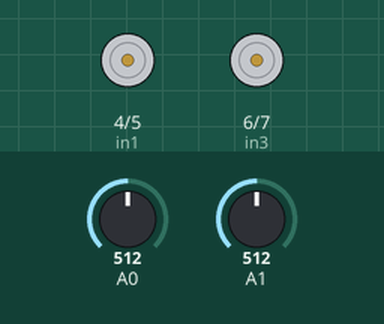
Bench run of a sketch on a simulated Arduino Uno, built with avr-gcc and run on an emulated ATmega328P. Shown: motor-driver pin pairs drawn as motors (green arrow = first pin HIGH = forward, orange = second pin HIGH = backward, longer = more drive, scaled by the enable pin). Inputs (shaded band) come from the test bench; at power-on: A0 = 512, A1 = 512.

Above: at 1.2 s.
1.3 s: A0 set to 560
2.8 s: A1 set to 560
At 3.4 s:
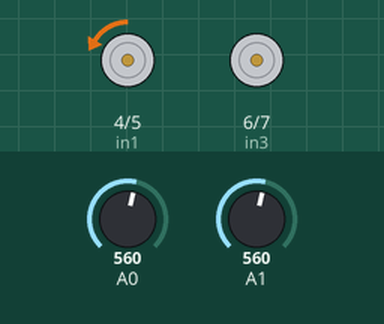
4.3 s: A0 set to 540
At 5.5 s:
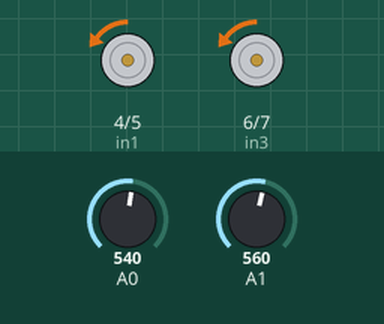
5.8 s: A1 set to 540
At 6.9 s:
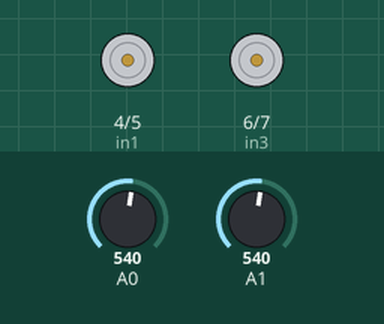
7.3 s: A0 set to 460
At 8.0 s:
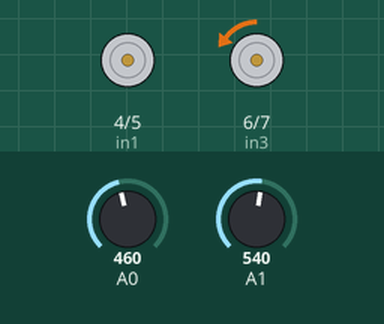
8.8 s: A1 set to 460
At 9.1 s:
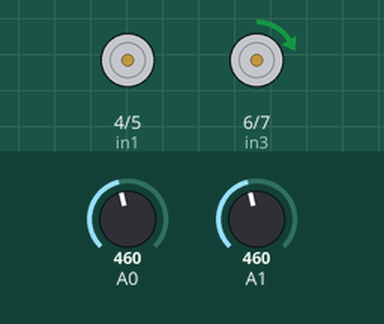
Timing chart, 0 to 11.3 s (numbered marks = the images above; inputs shaded):
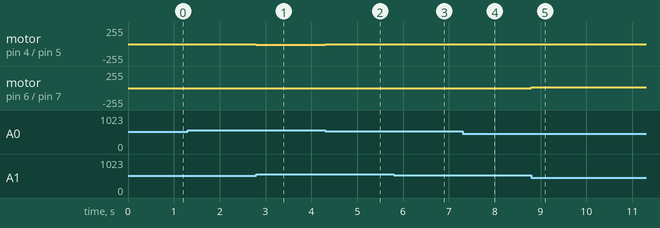

The sketch:

L298N_DC_Motor_Control_RoboticCar_Joystick.ino
```cpp
//Robot car with Joystick Control

#define enA 9
#define in1 4
#define in2 5
#define enB 10
#define in3 6
#define in4 7

int motorSpeedA = 0;
int motorSpeedB = 0;

void setup(){
  pinMode(enA, OUTPUT);
  pinMode(enB, OUTPUT);
  pinMode(in1, OUTPUT);
  pinMode(in2, OUTPUT);
  pinMode(in3, OUTPUT);
  pinMode(in4, OUTPUT);
}

void loop(){
  int xAxis = analogRead(A0);
  int yAxis = analogRead(A1);
  //Y-axis for forward and backward control (0 - 1023, 470 - 550 as center threshold)
  if (yAxis < 470){
    //Motor A backward
    digitalWrite(in1, HIGH);
    digitalWrite(in2, LOW);
    //Set Motor B backward
    digitalWrite(in3, HIGH);
    digitalWrite(in4, LOW);
    //Convert the declining Y-axis reading for going backward
    //from 470 to 0 int 0 to 255 value for the PWM signal for
    //increasing the motor speed.
    motorSpeedA = map(yAxis, 470,0,0,255);
    motorSpeedB = map(yAxis, 470,0,0,255);
  } else if (yAxis > 550){
    //Set the motor forward
    digitalWrite(in1, LOW);
    digitalWrite(in2, HIGH);
    //Set Motor B forward
    digitalWrite(in3, LOW);
    digitalWrite(in4, HIGH);
    // Convert the increasing Y-axis readings for
    //going forward from 550 to 1023 into 0 to 255 value
    //for the PWM signal for increasing the motor speed.
    motorSpeedA = map(yAxis, 550, 1023, 0, 255);
    motorSpeedB = map(yAxis, 550, 1023, 0, 255);
  } else {
    motorSpeedA = 0;
    motorSpeedB = 0;
  }
  //X-axis used for left and right control
  if (xAxis < 470){
    //Convert the declining X-axis readings from 470 to 0
    //into increasing 0 to 255 value.
    int xMapped = map(xAxis, 470,0,0, 255);
    // Move to left - decrease left motor speed, increase right motor speed
    motorSpeedA = motorSpeedA - xMapped;
    motorSpeedB = motorSpeedB + xMapped;
    motorSpeedA = constrain(motorSpeedA,0,255);
    motorSpeedB = constrain(motorSpeedB,0,255);
  }
  if (xAxis > 550){
    // Convert the increasing X-axis readings from
    // 550 to 1023 into 0 to 255 value
    int xMapped = map(xAxis, 550, 1023,0,255);
    // Move right - decrease right motor speed, increase left motor speed
    motorSpeedA = motorSpeedA + xMapped;
    motorSpeedB = motorSpeedB - xMapped;
    // Confine the range from 0-255
    motorSpeedA = constrain(motorSpeedA,0,255);
    motorSpeedB = constrain(motorSpeedB,0,255);
  }
  /* To prevent buzzing. NOTE: Please test first the motors before
   * enabling this feature.
  if (motorSpeedA < 70){
    motorSpeedA = 0;
  }
  if (motorSpeedB <70){
    motorSpeedB = 0;
  }
  */
  analogWrite(enA, motorSpeedA);
  analogWrite(enB, motorSpeedB);


}
```

Measured:
- after the input at 2.8 s, motor on pin 4 (in1) / pin 5 (in2): stopped → backward 10/255 at once
- after the input at 4.3 s, motor on pin 4 (in1) / pin 5 (in2): backward 10/255 → backward 5/255 at once; motor on pin 6 (in3) / pin 7 (in4): stopped → backward 5/255 at once
- after the input at 5.8 s, motor on pin 4 (in1) / pin 5 (in2), motor on pin 6 (in3) / pin 7 (in4): backward 5/255 → stopped at once
- after the input at 7.3 s, motor on pin 6 (in3) / pin 7 (in4): stopped → backward 5/255 at once
- after the input at 8.8 s, motor on pin 6 (in3) / pin 7 (in4): backward 5/255 → forward 10/255 at once
